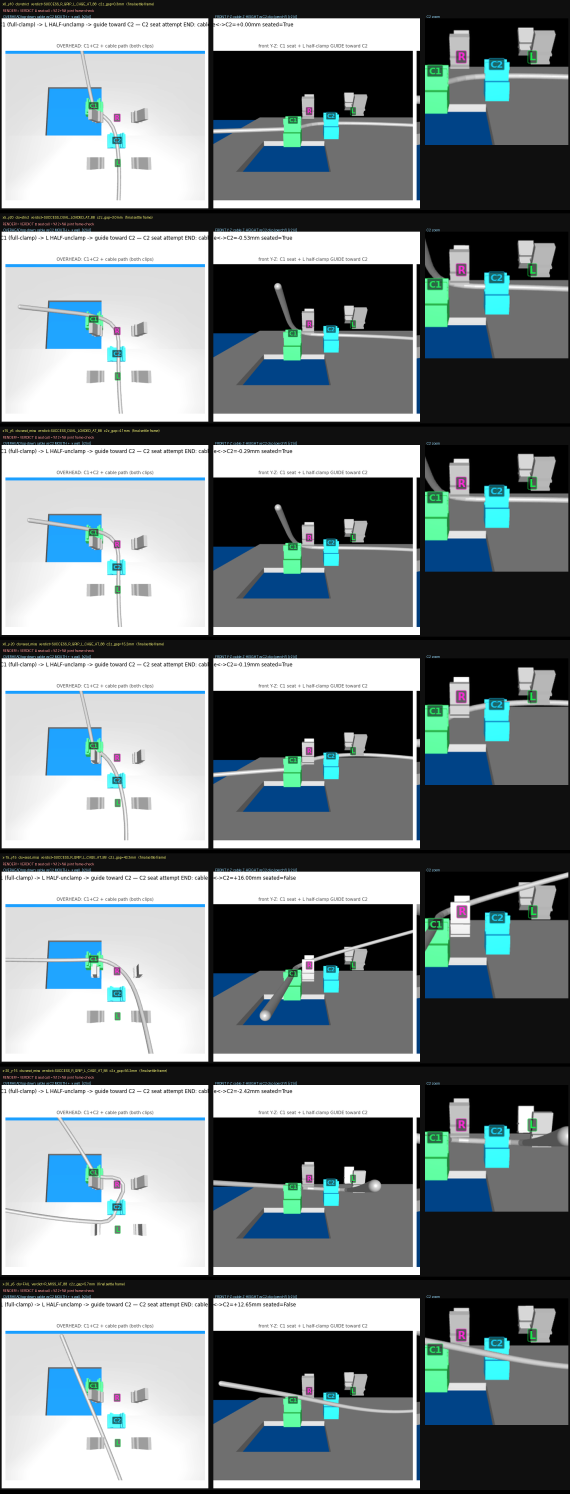
#> input picture eval_runs/troot_optE_dapg_wholeroute_scope_20260701/p3_grid/P3_RENDER_C2_INSPECT_ALL.png, 1710 x 4480 px, given as the content of the folder holeroute_scope_20260701/p3_grid/render_x0_y10/_route_frames, which was not available (shown at 1/3 size)
$ python p3_c2crop.py
#> lines starting #> are read from the running program, lines starting #| are printed output that depends on the picture; pictures that were not available may be replaced by others from this repository, and a replacement may not be noted
#!/usr/bin/env python3
"""P3 C2-inspection crop (W0-d J6, %12/%9 approved 14:00).

Per cell, from the final settle frame of the built-in 7-cam montage (--record-video), produce a labeled
inspection image with the 2 discrimination views (%9 rider r2):
  - overhead (top-down): cable vs C2 clip MOUTH + the -x wall   -> r2(ii) outside the mouth?
  - front Y-Z: cable Z-HEIGHT above the C2 clip (perch vs seat) -> r2(i) wall-top (>=5mm) vs floor+1.7mm?
  - C2-zoom: tighter crop on the C2 clip within the front view.
RENDER != VERDICT — the seat call is %12+%9 joint frame-check; this only frames the evidence.
0-commit (result dir). Copies the overview + x-20_y-15 to ~/Downloads (Rs visual, memory rule).
"""
import csv
import glob
import os
import shutil

import numpy as np
from PIL import Image, ImageDraw

BASE = os.path.dirname(os.path.abspath(__file__)) + "/p3_grid"
# %12-confirmed 7 cells, in z_gap order (floor -> extreme) for the overview.
CELLS = ["x0_y10", "x5_y20", "x15_y5", "x0_y-20", "x-15_y15", "x-20_y-15", "x-20_y5"]
PW = 490  # montage = 7 even panels over W=3430
OH_BOX = (3 * PW, 0, 4 * PW, 450)     # panel3 overhead (top-down C1+C2 + cable path)
FR_BOX = (4 * PW, 0, 5 * PW, 450)     # panel4 front Y-Z (C1 seat + guide toward C2)
C2Z_BOX = (2150, 295, 2360, 470)      # C2 clip + cable-above, within the front panel


def _cyan_centroid(im, box):
    """Locate the C2 clip (cyan rgba[.10,.70,.92]*1.3 exposure) within a panel box -> (x,y) in montage coords."""
    a = np.array(im.crop(box).convert("RGB")).astype(int)
    m = (a[:, :, 2] > 190) & (a[:, :, 1] > 150) & (a[:, :, 0] < 110)
    if m.sum() < 30:
        return None
    ys, xs = np.where(m)
    return (box[0] + int(xs.mean()), box[1] + int(ys.mean()))


def _row(tag):
    p = os.path.join(BASE, "p3_grid_summary.csv")
    if os.path.isfile(p):
        for r in csv.DictReader(open(p)):
            if r["tag"] == tag:
                return r
    return {}


def inspect(tag):
#> called with tag = 'x0_y10'
    d = os.path.join(BASE, f"render_{tag}")
    frames = sorted(glob.glob(os.path.join(d, "_route_frames", "*.png")))
    if not frames:
        return None
    im = Image.open(frames[-1]).convert("RGB")
#> im is the input picture: PIL image 1710x4480 RGB; mean R, G, B 119.1, 128.9, 132.3
    r = _row(tag)
    zg, vd, cls = r.get("c2z_gap_mm", "?"), r.get("verdict", "?"), r.get("cls", "?")
    oh = im.crop(OH_BOX).resize((620, 570), Image.LANCZOS)
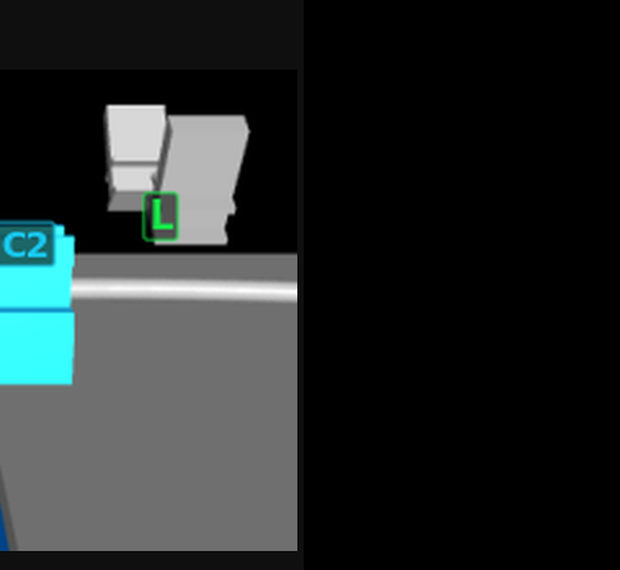
#> oh: PIL image 620x570 RGB; mean R, G, B 36.6, 42.7, 42.7
    fr = im.crop(FR_BOX).resize((620, 570), Image.LANCZOS)
#> fr: PIL image 620x570 RGB; every value is 0
    cc = _cyan_centroid(im, FR_BOX)  # auto-center the C2 zoom on the cyan clip in the front panel
#> in _cyan_centroid, `a = np.array(im.crop(box).convert("RGB")).astype(int)`: a: shape (450, 490, 3) int64; every value is 0
#> in _cyan_centroid, `m = (a[:, :, 2] > 190) & (a[:, :, 1] > 150) & (a[:, :, 0] < 110)`: m: shape (450, 490) bool; every value is 0
    if cc:
        cx, cy = cc
        z = (max(FR_BOX[0], cx - 105), max(0, cy - 95), min(FR_BOX[2], cx + 105), min(450, cy + 95))
    else:
        z = C2Z_BOX
    c2 = im.crop(z).resize((430, 380), Image.LANCZOS)
#> c2: PIL image 430x380 RGB; every value is 0
    out = Image.new("RGB", (oh.width + fr.width + c2.width + 40, 630), (15, 15, 15))
#> out: PIL image 1710x630 RGB; every value is 15
    out.paste(oh, (5, 55))
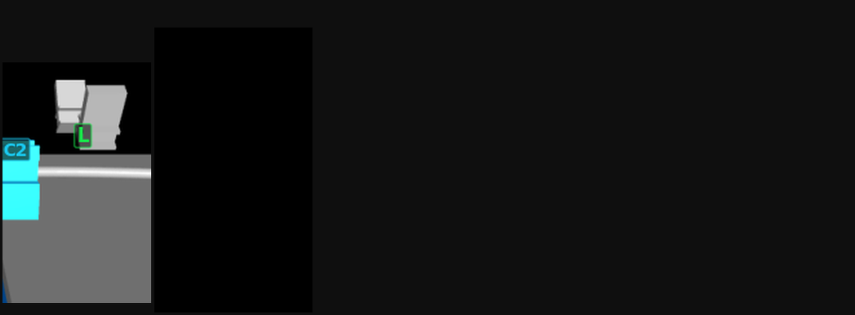
#> out: PIL image 1710x630 RGB (shown at 1/2 size); mean R, G, B 22.1, 24.1, 24.1
    out.paste(fr, (oh.width + 20, 55))
    out.paste(c2, (oh.width + fr.width + 35, 55))
    dr = ImageDraw.Draw(out)
    dr.text((8, 6), f"{tag}   cls={cls}   verdict={vd}   c2z_gap={zg}mm   (final settle frame)", fill=(255, 255, 120))
    dr.text((8, 26), "RENDER != VERDICT  —  seat call = %12+%9 joint frame-check", fill=(255, 150, 150))
    dr.text((10, 44), "OVERHEAD top-down: cable vs C2 MOUTH + -x wall  [r2(ii)]", fill=(150, 220, 255))
    dr.text((oh.width + 25, 44), "FRONT Y-Z: cable Z-HEIGHT vs C2 clip (perch?)  [r2(i)]", fill=(150, 220, 255))
    dr.text((oh.width + fr.width + 40, 44), "C2 zoom", fill=(150, 220, 255))
    out.save(os.path.join(d, "c2_inspect.png"))
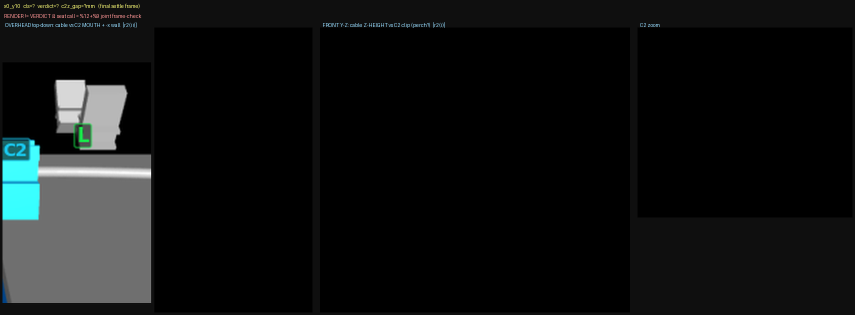
#> saved as c2_inspect.png: PIL image 1710x630 RGB (shown at 1/2 size); mean R, G, B 15.3, 17.3, 17.3
    return out


def main():
    dl = os.path.expanduser("~/Downloads")
    panels, done = [], []
    for tag in CELLS:
        p = inspect(tag)
        if p is not None:
            panels.append((tag, p))
            done.append(tag)
    if not panels:
        print("no rendered cells yet")
        return
    # stacked overview (all cells, z_gap order)
    W = max(p.width for _, p in panels)
    H = sum(p.height for _, p in panels) + 10 * len(panels)
    ov = Image.new("RGB", (W, H), (0, 0, 0))
#> ov: PIL image 1710x4480 RGB; every value is 0
    y = 0
    for _, p in panels:
        ov.paste(p, (0, y))
        y += p.height + 10
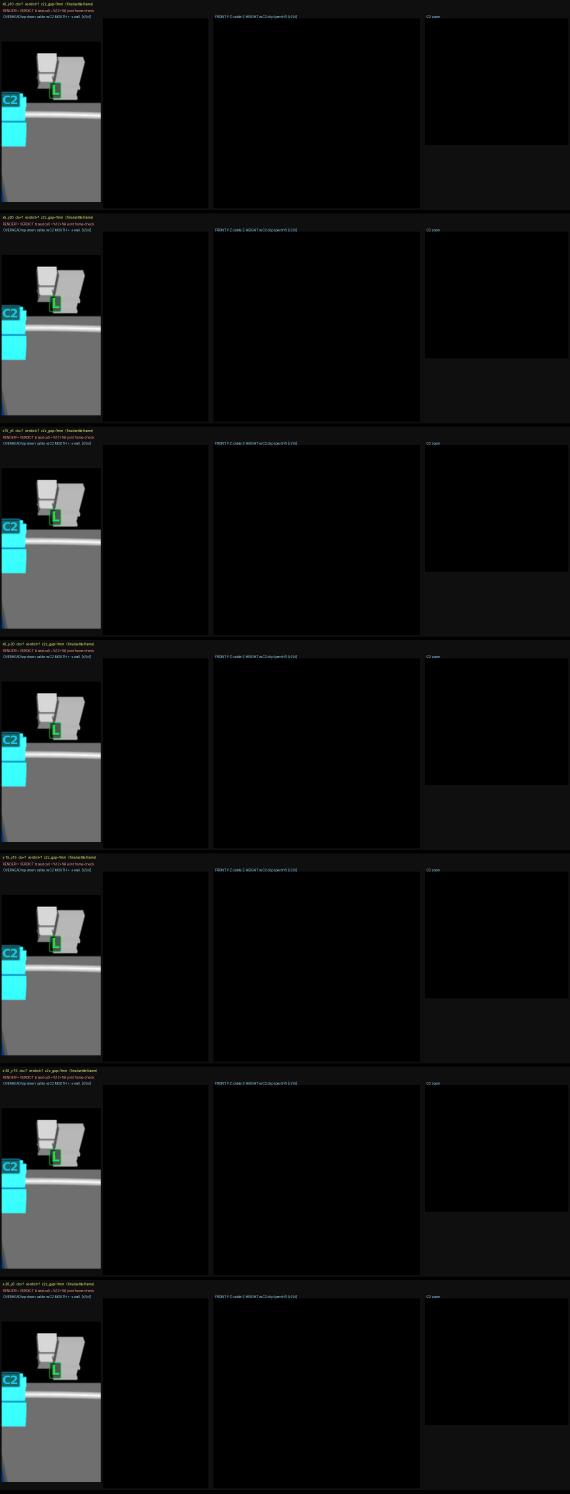
#> ov: PIL image 1710x4480 RGB (shown at 1/3 size); mean R, G, B 15, 17.1, 17
    ov_path = os.path.join(BASE, "P3_RENDER_C2_INSPECT_ALL.png")
    ov.save(ov_path)
    # ~/Downloads copies: overview + the decision cell + its wide overhead (already in its inspect)
    if os.path.isdir(dl):
        shutil.copy(ov_path, os.path.join(dl, "P3_RENDER_C2_INSPECT_ALL.png"))
        for tag in ("x-20_y-15", "x-20_y5"):
            src = os.path.join(BASE, f"render_{tag}", "c2_inspect.png")
            if os.path.isfile(src):
                shutil.copy(src, os.path.join(dl, f"p3_c2_inspect_{tag}.png"))
            mp4 = os.path.join(BASE, f"render_{tag}", "route_c1_to_c2.mp4")
            if os.path.isfile(mp4):
                shutil.copy(mp4, os.path.join(dl, f"p3_route_{tag}.mp4"))
    print(f"rendered+cropped {len(done)}/{len(CELLS)}: {done}")
    print(f"[written] {ov_path} (+ ~/Downloads overview + x-20_y-15/x-20_y5 inspect+mp4)")


if __name__ == "__main__":
    main()
